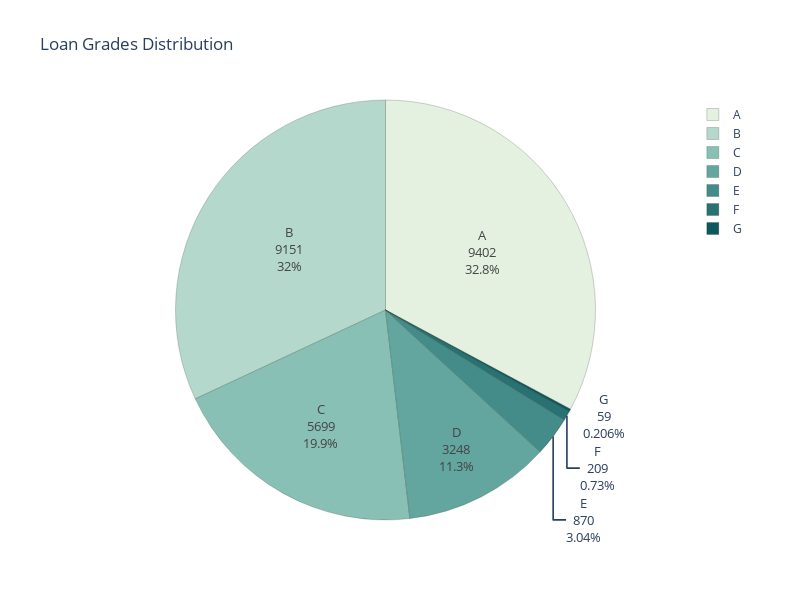

The cell this chart's notebook holds for it:
### Code cell
#Plotly pie chart to see distribution of loan grades
import plotly.express as px

loan_grade_counts = df.loan_grade.value_counts()

fig=px.pie(values = loan_grade_counts.values,
           names = loan_grade_counts.index,
           color_discrete_sequence=px.colors.sequential.Mint,
           title = 'Loan Grades Distribution'
           )
fig.update_traces(textinfo='label+percent+value', textfont_size=13,
                  marker=dict(line=dict(color='#102000', width=0.2)))

fig.update_layout(width=800, height=600)

fig.show()

### Figure 1 — Plotly figure (JSON) as saved in the notebook; plotly's stock layout.template omitted (floating-point values rounded to 4 significant figures)
{"data": [{"domain": {"x": [0, 1], "y": [0, 1]}, "hovertemplate": "label=%{label}<br>value=%{value}<extra></extra>", "labels": ["A", "B", "C", "D", "E", "F", "G"], "legendgroup": "", "marker": {"line": {"color": "#102000", "width": 0.2}}, "name": "", "showlegend": true, "textfont": {"size": 13}, "textinfo": "label+percent+value", "type": "pie", "values": [9402, 9151, 5699, 3248, 870, 209, 59]}], "layout": {"height": 600, "legend": {"tracegroupgap": 0}, "piecolorway": ["rgb(228, 241, 225)", "rgb(180, 217, 204)", "rgb(137, 192, 182)", "rgb(99, 166, 160)", "rgb(68, 140, 138)", "rgb(40, 114, 116)", "rgb(13, 88, 95)"], "title": {"text": "Loan Grades Distribution"}, "width": 800}}
